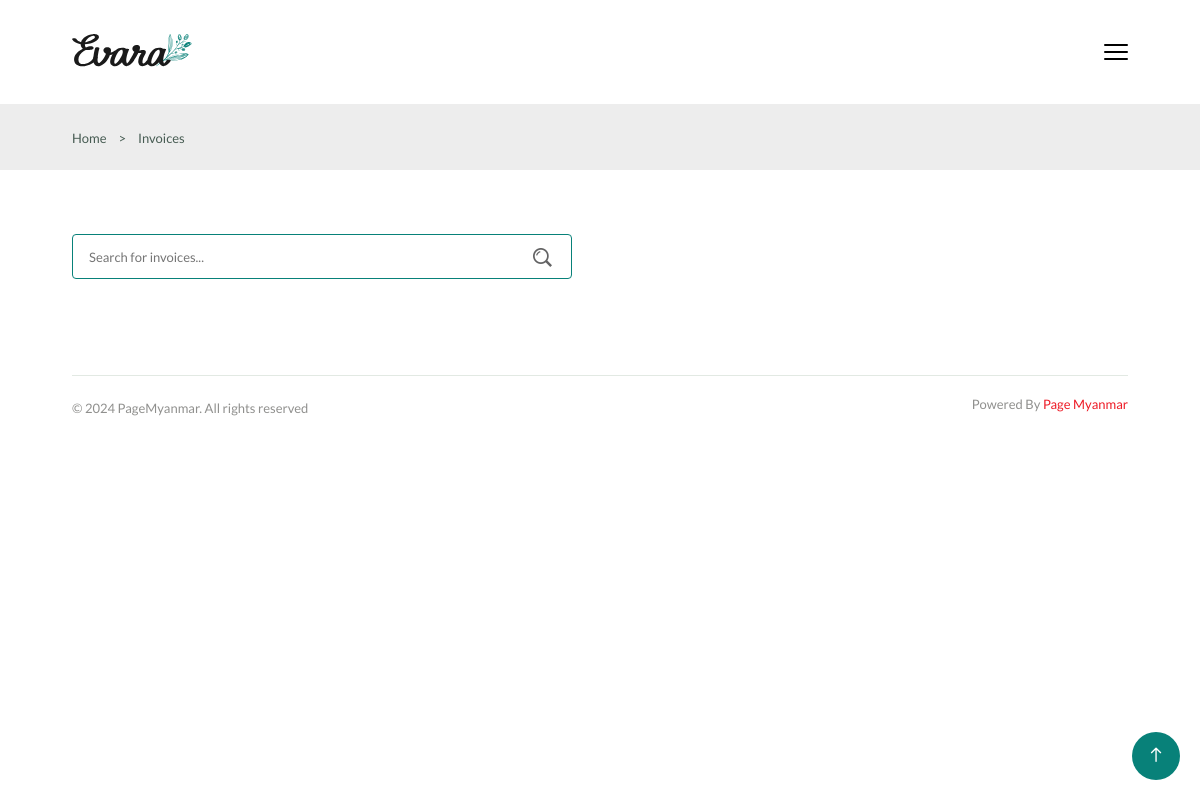
Before: /invoices/ with the older database file.
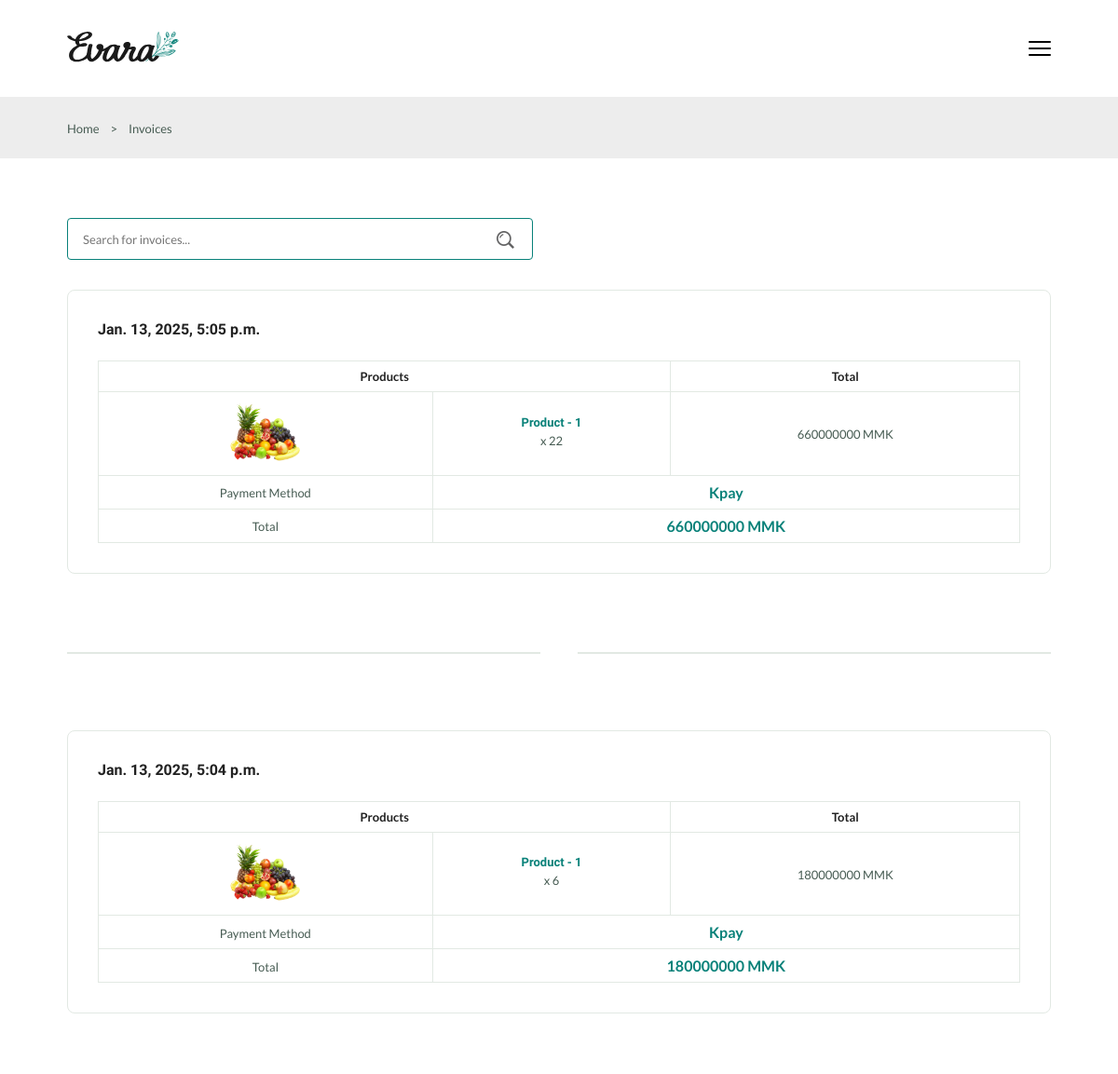
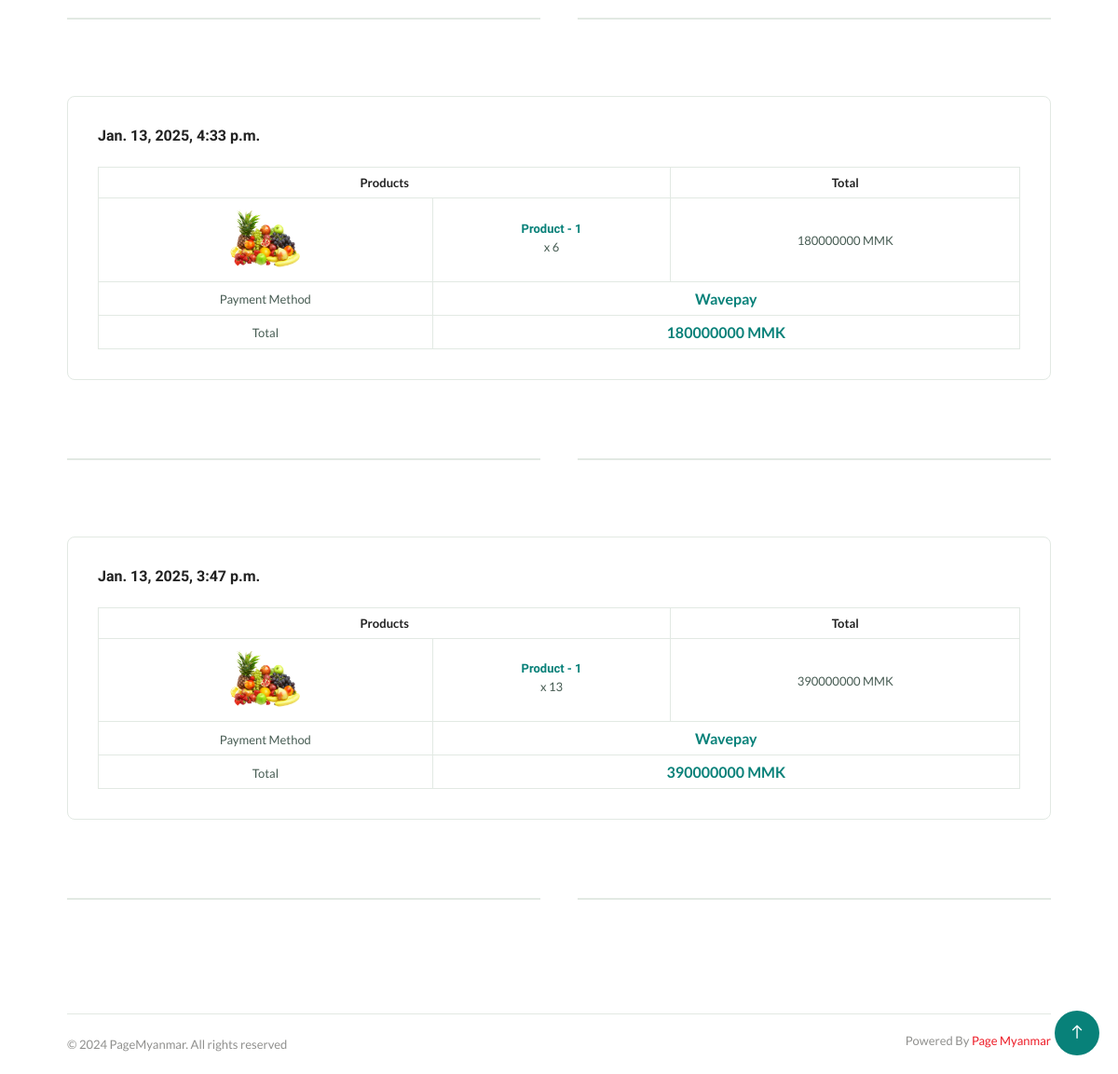
After: the same page with the newer database file (2 pictures, top to bottom).
### app/models.py (models this page shows, shortened)
class CheckoutModel(models.Model):
    table = models.ForeignKey(TableModel,on_delete=models.SET_NULL,default=None,null=True)
    payment = models.ForeignKey(PaymentModel,on_delete=models.CASCADE,default=None,null=True,blank=True)
    cart_items = models.ManyToManyField(CartModel, related_name='cart_items')
    total = models.BigIntegerField(default=0)
    created_at = models.DateTimeField(auto_now_add=True)
    updated_at = models.DateTimeField(auto_now=True)

class ProductModel(models.Model):
    name = models.CharField(max_length=200)
    image = models.ImageField(upload_to='product/')
    size = models.ManyToManyField(SizeModel)
    meat = models.ManyToManyField(MeatModel)
    spicy = models.ManyToManyField(SpicyModel)
    price = models.IntegerField(default=0,null=True,blank=True)
    stock = models.BooleanField(default=False)
    category = models.ForeignKey(CategoryModel,on_delete=models.SET_NULL,null=True,default=None)
    created_at = models.DateTimeField(auto_now_add=True)
    updated_at = models.DateTimeField(auto_now=True)

class PaymentModel(models.Model):
    name = models.CharField(max_length=200)
    number = models.CharField(max_length=200,default=None,null=True,blank=True)
    created_at = models.DateTimeField(auto_now_add=True)
    updated_at = models.DateTimeField(auto_now=True)

### app/views.py (the view)
# urls.py: path('invoices/',Invoices),
def Invoices(request):
    invoices = CheckoutModel.objects.all().order_by('-created_at')
    grouped_invoices = []
    for invoice in invoices:
        grouped_items = defaultdict(lambda: {'quantity': 0, 'total_price': 0, 'product': None})
        for cart in invoice.cart_items.all():
            grouped_items[cart.product.id]['quantity'] += cart.quantity
            grouped_items[cart.product.id]['total_price'] += cart.total_price
            grouped_items[cart.product.id]['product'] = cart.product
        grouped_invoices.append({
            'invoice': invoice,
            'items': grouped_items.values()
        })
    context = {
        'grouped_invoices': grouped_invoices,
    }
    return render(request, 'invoices.html', context)

### app/context_processors.py (called while the page is built, shortened)
def Counts(request):
    table_id = request.resolver_match.kwargs.get('id')  # Get `id` from the URL kwargs
    return {
        'cart_count': 0,
    }

### app/templatetags/custom_permissions.py (called while the page is built)
@register.filter
def has_role_permission(user, permission_codename):
    if user.is_authenticated and hasattr(user, 'has_permission'):
        return user.has_permission(permission_codename)
    return False

### templates/invoices.html (shortened to what this page needs)
{% extends 'components/base.html' %}
{% load static %}
{% block body %}
<section class="breadcrumb">
  <ul class="breadcrumb__list flex container">
    <li><a href="/" class="breadcrumb__link">Home</a></li>
    <li><span class="breadcrumb__link">></span></li>
    <li><span class="breadcrumb__link">Invoices</span></li>
  </ul>
</section>
<section class="checkout section--lg container">
  <div class="search__form">
    <input type="text" placeholder="Search for invoices..." class="form__input">
    <button class="search__btn">
      <img src="{% static 'img/search.png' %}" alt="">
    </button>
  </div>
  <div class="checkout__container grid">
    {% for invoice_group in grouped_invoices %}
    <div class="checkout__group">
      <h3 class="section__title">{{invoice_group.invoice.created_at}}</h3>
      <table class="order__table">
        <tr>
          <th colspan="2">Products</th>
          <th>Total</th>
        </tr>
        {% for item in invoice_group.items %}
        <tr>
          <td>
            <img src="{{ item.product.image.url }}" alt="{{ item.product.name }}" class="order__img">
          </td>
          <td>
            <h3 class="table__title">{{ item.product.name }}</h3>
            <p class="table__quantity">x {{ item.quantity }}</p>
          </td>
          <td>
            <span class="table__price">{{ item.total_price }} MMK</span>
          </td>
        </tr>
        {% endfor %}
        <tr>
          <td><span class="order__subtitle">Payment Method</span></td>
          <td colspan="2"><span class="order__grand-total">{{ invoice_group.invoice.payment.name }}</span></td>
        </tr>
        <tr>
          <td><span class="order__subtitle">Total</span></td>
          <td colspan="2"><span class="order__grand-total">{{ invoice_group.invoice.total }} MMK</span></td>
        </tr>
      </table>
    </div>
    <div class="divider">
      <i class="fi fi-rs-fingerprint"></i>
    </div>
    {% endfor %}
  </div>
</section>
{% endblock %}

Changed rows visible on the page:
added CheckoutModel: invoice.created_at "Jan. 13, 2025, 5:05 p.m.", invoice.payment.name "Kpay", invoice.total "660000000"
now on this page (row edited): ProductModel: product.image (picture), product.name "Product - 1", quantity "22", total_price "660000000", quantity "6", total_price "180000000", quantity "13", total_price "390000000"
added CheckoutModel: invoice.created_at "Jan. 13, 2025, 5:04 p.m.", invoice.payment.name "Kpay", invoice.total "180000000"
added CheckoutModel: invoice.created_at "Jan. 13, 2025, 4:33 p.m.", invoice.payment.name "Wavepay", invoice.total "180000000"
added CheckoutModel: invoice.created_at "Jan. 13, 2025, 3:47 p.m.", invoice.payment.name "Wavepay", invoice.total "390000000"
